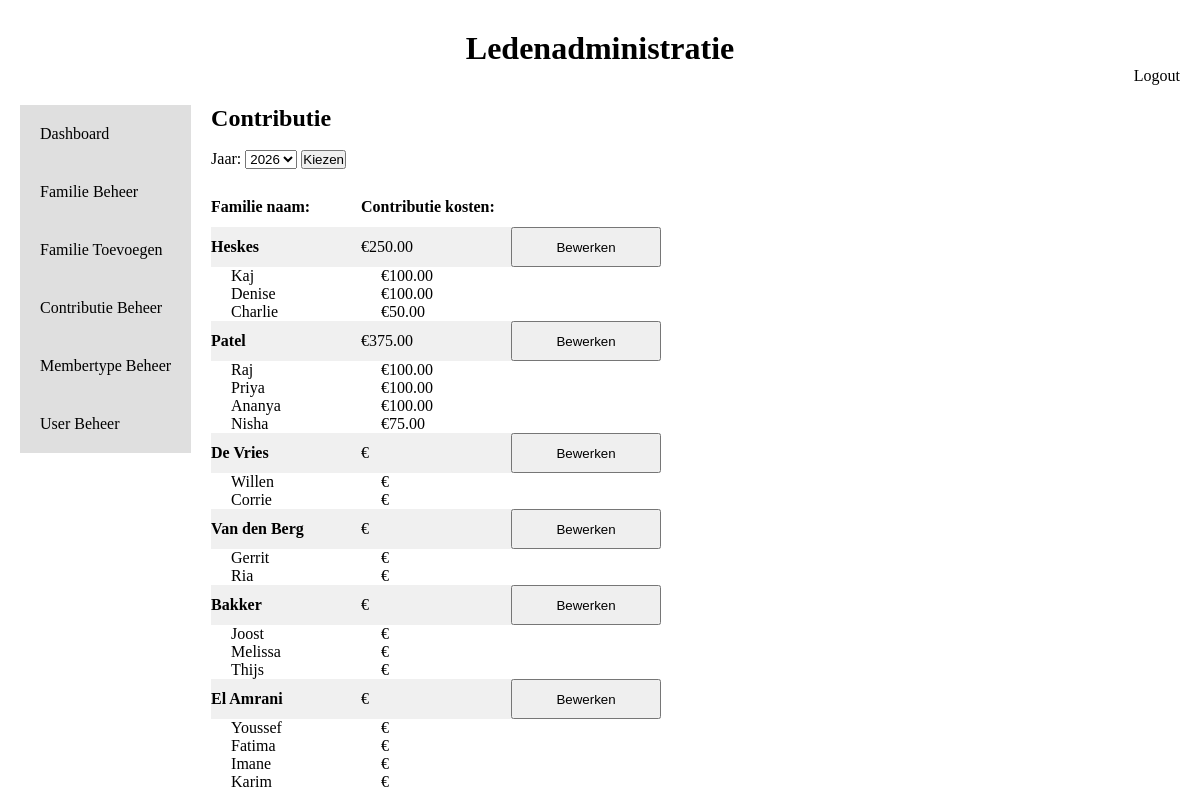
The app's page /Views/Contribution/index.php (signed in) with its own data.
### tables this page shows
CREATE TABLE IF NOT EXISTS Families (
    FamId int AUTO_INCREMENT PRIMARY KEY,
    Famname varchar(100) NOT NULL,
    Adress varchar(100),                                             
    City varchar(100),                                              
    Postcode varchar(100),                                           
    Country varchar(100)                                             
);

### Models/Booking.php (called while the page is built, shortened)
<?php
    class Booking {
        private static function getConnection() {
            return new PDO('mysql:host=localhost;dbname=Memberadministration;charset=utf8', 'root', '');
        }
        public static function getAllYears() {
            $db = self::getConnection();
            $req = $db->query('SELECT BookYearId, Year FROM bookingyear');
            return $req->fetchAll(PDO::FETCH_ASSOC);
        }
    }
?>

### Models/Contribution.php (called while the page is built, shortened)
<?php
Class Contribution {
    private static function getConnection() {
        return new PDO('mysql:host=localhost;dbname=Memberadministration;charset=utf8', 'root', '');
    }
    public static function FamContribution(String $year) {
        $db = self::getConnection();
        $req = $db->prepare('SELECT families.FamId, Famname, SUM(ConAmount) AS TotalContribution FROM families
            LEFT JOIN FamMember ON families.FamId = FamMember.FamId
            LEFT JOIN Contribution ON FamMember.FamMemId = Contribution.FamMemId
            AND Contribution.BookYearId = (
                SELECT BookYearId FROM BookingYear WHERE Year = ?
            )
            GROUP BY Families.FamId, Famname');
        $req->execute([$year]);
        return $req->fetchAll(PDO::FETCH_ASSOC);
    }
        public static function MemberContribution(INT $famid, String $year) {
        $db = self::getConnection();
        $req = $db->prepare('SELECT FamMember.FamMemId, FamMember.Name, FamMember.MemTypId,
            Contribution.ConAmount FROM FamMember
            LEFT JOIN Contribution ON FamMember.FamMemId = Contribution.FamMemId
            AND Contribution.BookYearId = (
                SELECT BookYearId FROM BookingYear WHERE Year = ?
            )
            WHERE FamMember.FamId = ?');
        $req->execute([$year, $famid]);
        return $req->fetchAll(PDO::FETCH_ASSOC);
    }
}
?>

### Views/Contribution/index.php (the view, shortened to what this page needs)
<!DOCTYPE html>
<html lang="en">
<head>
    <link rel="stylesheet" href="../../Css/style.css">
</head>
<body>
    <div class="title">
        <h1>Ledenadministratie</h1>
    </div>
    <div class="title_right">
        <a href="../../index.php">Logout <?php session_abort(); ?></a>
    </div>
    <div class="body_container">
        <div class="body_side">
            <a href="../Dashboard.php">Dashboard</a>
            <?php
                if ($_SESSION['Role'] == 'admin' || $_SESSION['Role'] == 'secretaris'){
                    echo '<a href="../Families/index.php">Familie Beheer</a>';
                    echo '<a href="../Families/create.php">Familie Toevoegen</a>';
                }
                if ($_SESSION['Role'] == 'admin' || $_SESSION['Role'] == 'penningmeester'){
                    echo '<a href="index.php">Contributie Beheer</a>';
                    echo '<a href="../Membertype/index.php">Membertype Beheer</a>';
                }
                if ($_SESSION['Role'] == 'admin'){
                    echo '<a href="../User/index.php">User Beheer</a>';
                }
            ?>
        </div>
        <div class="body_main">
            <div class="body_main_title">
                <h2>Contributie</h2>
            </div>
            <br>
            <?php
                require_once '../../Models/Contribution.php';
                require_once '../../Models/Booking.php';
                $years = Booking::getAllYears();
                $selectedYear = $_SESSION['bookingyear'] ?? date('Y');
            ?>
            <form method="POST">
                <label>Jaar: </label>
                <select name="year">
                    <?php foreach ($years as $year): ?>
                        <option value="<?php echo $year['Year']; ?>"
                            <?php echo $year['Year'] == $selectedYear ? 'selected' : ''; ?>>
                            <?php echo $year['Year']; ?>
                        </option>
                    <?php endforeach; ?>
                </select>
                <button type="submit">Kiezen</button>
            </form>
            <br>
            <div class="body_main_families">
                <?php
                    $families = Contribution::FamContribution($selectedYear);
                    echo "<table>";
                        echo "<tr>";
                            echo "<th>Familie naam:</th>";
                            echo "<th>Contributie kosten:</th>";
                            echo "<th></th>";
                            echo "<th></th>";
                        echo "</tr>";
                    foreach ($families as $family) {
                        echo "<tr class='tr_family'>";
                            echo "<th>" . $family['Famname'] . "</th>";
                            echo "<td>€" . $family['TotalContribution'] . "</td>";
                            echo "<td><a href='edit.php?FamId=" . $family['FamId'] . "&year=" . $selectedYear . "'><button>Bewerken</button></a></td>";
                        echo "</tr>";
                        $members = Contribution::MemberContribution($family['FamId'], $selectedYear);
                        foreach ($members as $member) {
                            echo "<tr class='tr_member'>";
                                echo "<td>" . $member['Name'] . "</td>";
                                echo "<td>€" . $member['ConAmount'] . "</td>";
                            echo "</tr>";
                        }
                    }
                    echo "</table>";
                ?>
            </div>
        </div>
    </div>
</body>
</html>

### Css/style.css (style rules this page uses)
* { margin: 0px; padding: 0px; }
.title { display: flex; flex-direction: column; justify-content: center; align-items: center; margin-top: 30px; }
.title_right { display: flex; flex-direction: row; justify-content: end; margin-right: 20px; }
.title_right a { color: black; text-decoration: none; }
.body_container { display: flex; flex-direction: row; margin: 20px; }
.body_side a { color: black; text-decoration: none; padding: 20px; background-color: rgb(223, 223, 223); }
.body_container .body_side { display: flex; flex-direction: column; }
.body_main { margin: 0px 20px; }
.body_main_contribution td, th { width: 150px; height: 40px; text-align: start; }
.body_main_Users td, th { width: 150px; height: 40px; text-align: start; }
.body_main_families button { width: 150px; height: 40px; text-align: center; }
.body_main_families .tr_family { background-color: rgb(240, 240, 240); }
.body_main_families table { border-collapse: collapse; }
.body_main_families .tr_member td { padding-left: 20px; }

### records on screen
families: Famname "Heskes", TotalContribution "250.00", Name "Kaj", ConAmount "100.00", Name "Denise", Name "Charlie", ConAmount "50.00"
families: Famname "Patel", TotalContribution "375.00", Name "Raj", ConAmount "100.00", Name "Priya", Name "Ananya", Name "Nisha", ConAmount "75.00"
families: Famname "De Vries", Name "Willen", Name "Corrie"
families: Famname "Van den Berg", Name "Gerrit", Name "Ria"
families: Famname "Bakker", Name "Joost", Name "Melissa", Name "Thijs"
families: Famname "El Amrani", Name "Youssef", Name "Fatima", Name "Imane", Name "Karim"

### other values on screen
form field year "2026"
